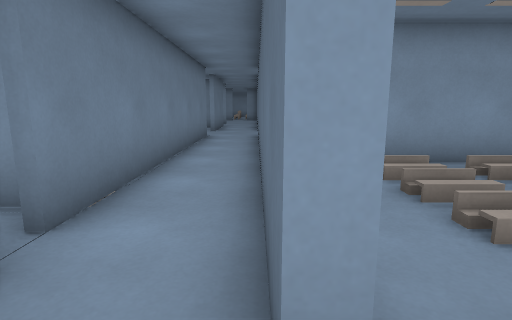
View 1 (above)

24 first-person views from a walk through a level from a Godot 3-D game. The camera is 1.2 m above the floor, tilts 10° down and sees 80° across. The floor is counted in squares, 1 m on a side. Each view is taken from the middle of a square. On the plan, view 1 faces up. The plan holds only what a view shows up to about 13 squares ahead; the rest is blank. The place goes on beyond the plan. Some surface patterns are stand-ins.

View 2
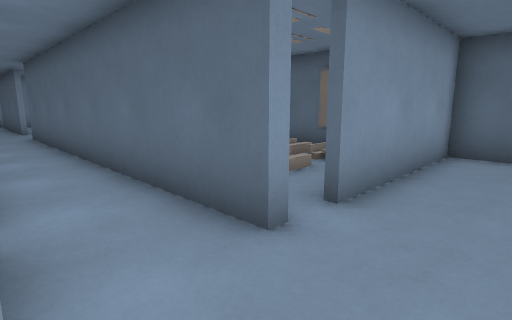

View 3
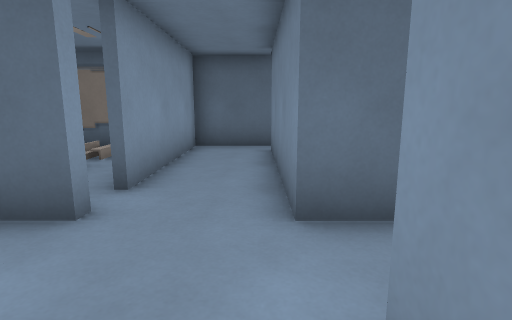

View 4
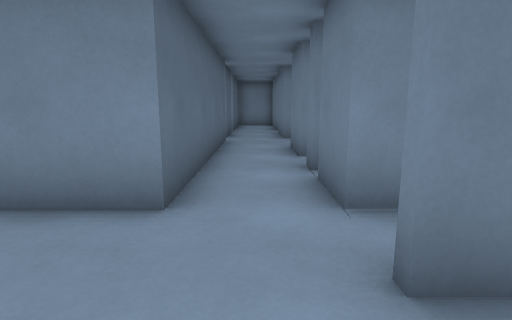

View 5
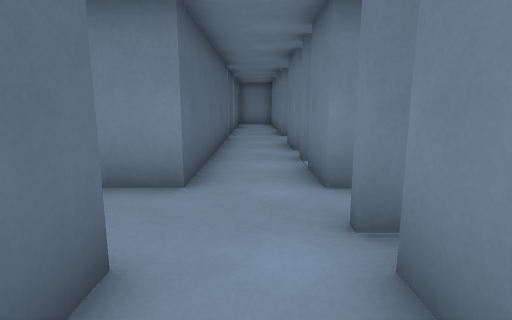

View 6
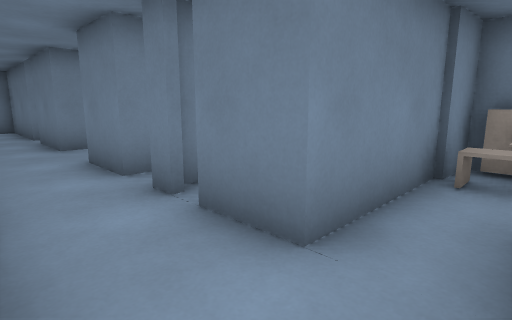

View 7
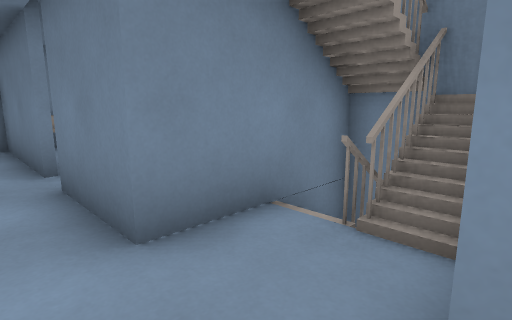

View 8
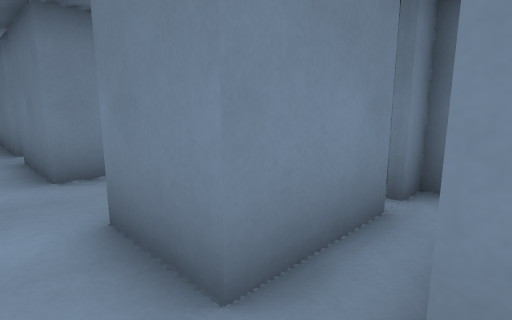

View 9
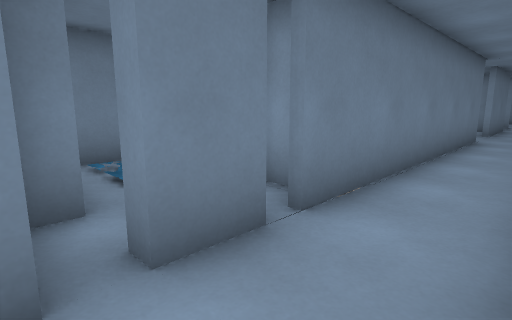

View 10
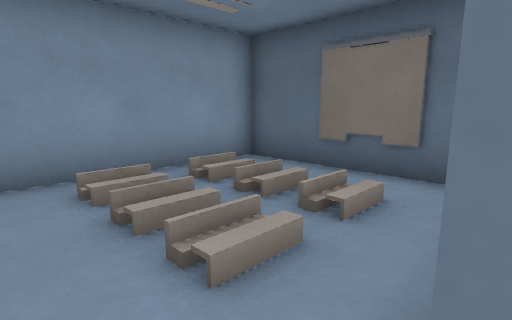

View 11
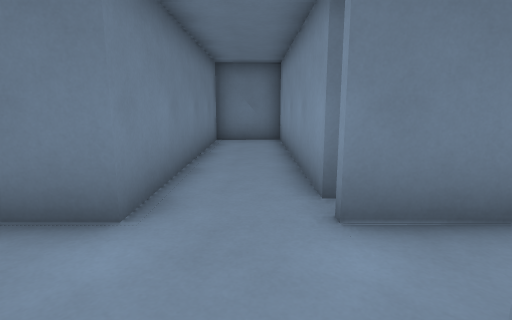

View 12
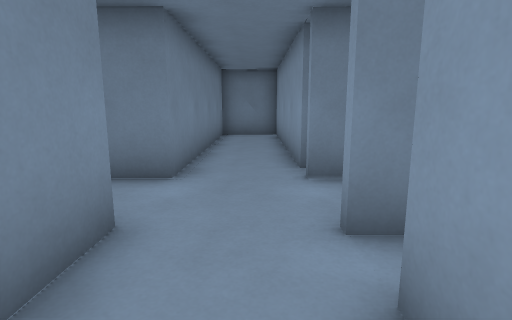

View 13
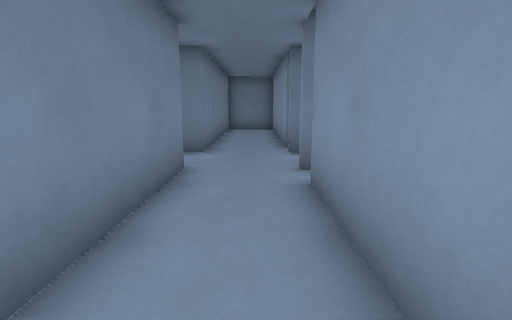

View 14
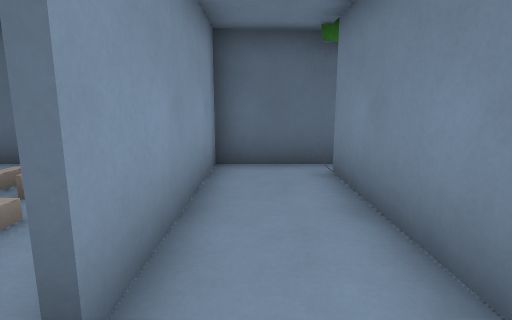

View 15
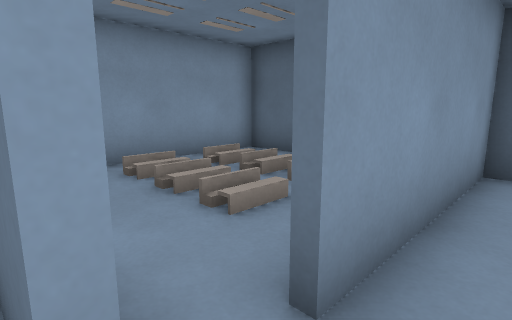

View 16
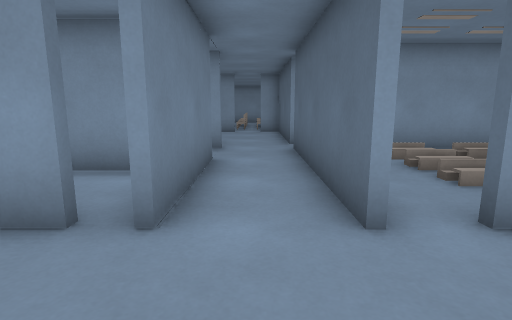

View 17
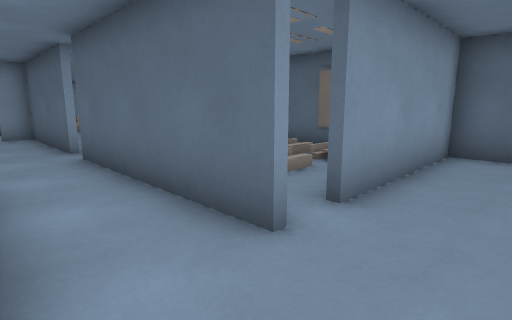

View 18
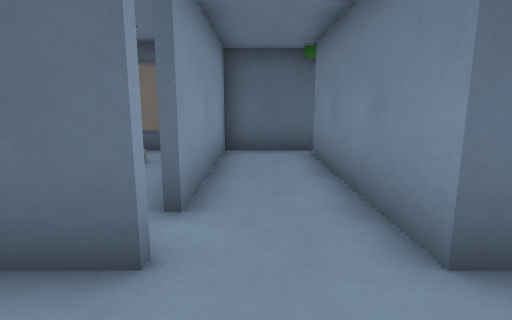

View 19
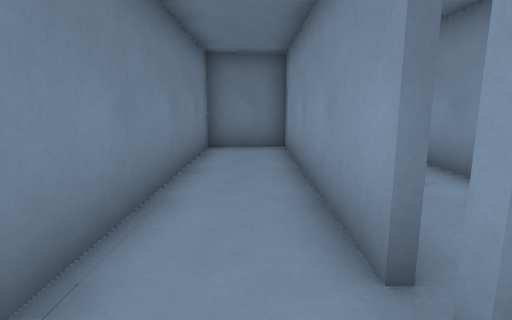

View 20
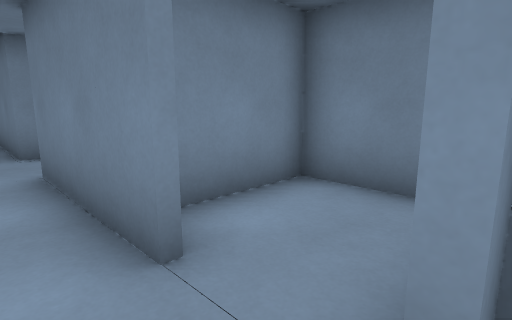

View 21
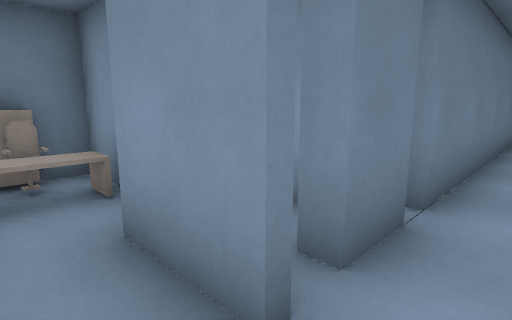

View 22
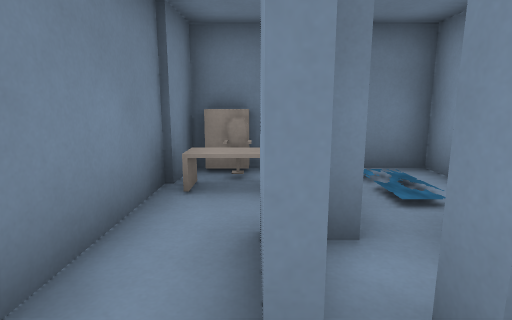

View 23
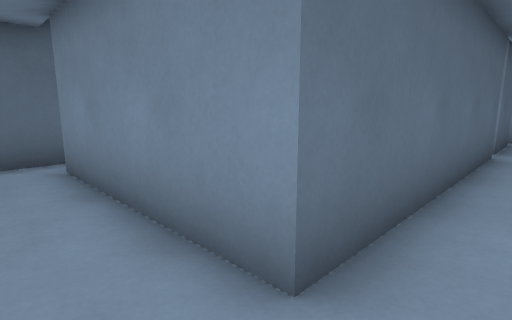

View 24
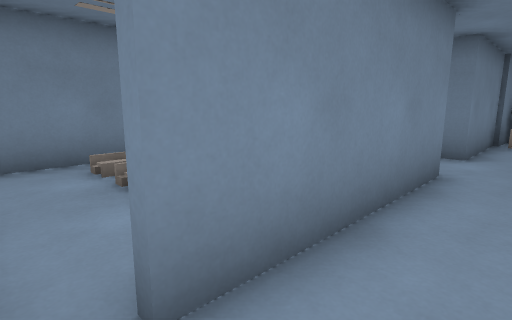

### Floor plan
Key: @ floor where view 1 was taken; # wall or solid block; . floor; / step, stairs or slope; ^ raised ledge; v drop or lower ground; O other object.
Columns run from 10 left of view 1 to 7 right of it. Each row starts with its distance up from view 1.
 21        ##.########
 20     #.....# .....#
 19     #.....# ////.#
 18     #####.#.////.#
 17         #.#.////.#
 16         #.#.....
 15 #########.#.######
 14 #................#
 13 #.........######.#
 12 #########.#     .#
 11         #.#
 10         #.#
  9         #.#
  8         #.#
  7         #.########
  6         #.#......#
  5         #.#.////.#
  4         #.#.////.#
  3    #### #.#.////.#
  2    v..# #.#......#
  1    #### #.#.######
  0    v^^###.@......#
 -1    ##^....######.#
 -2       ###.#    ..#
 -3        ##.#    ..
 -4        ##.#   ...
 -5     #.....#   ...
 -6     #####.#   O..
 -7     ### #.#  ###
 -8     ###...#
 -9     # /...#
-10     #####.#
-11         #.#
-12         #.#
-13         #.#

Positions as (right, up) in squares from view 1, and headings:
1: (0, 0), facing up
2: (-2, -1), facing up-right
3: (-3, -1), facing right
4: (-1, 2), facing down
5: (-1, 3), facing down
6: (0, 0), facing down-left
7: (-1, -7), facing down-left
8: (-1, -4), facing down-left
9: (0, 0), facing up-left
10: (1, 1), facing up-right
11: (1, 14), facing left
12: (3, 14), facing left
13: (6, 14), facing left
14: (0, 14), facing right
15: (0, 14), facing up-right
16: (-1, 12), facing up
17: (-2, 13), facing up-right
18: (-2, 14), facing right
19: (-1, 14), facing left
20: (-1, 21), facing down-left
21: (-1, -1), facing up-left
22: (-1, 0), facing left
23: (-1, 0), facing down-right
24: (6, 0), facing down-left
